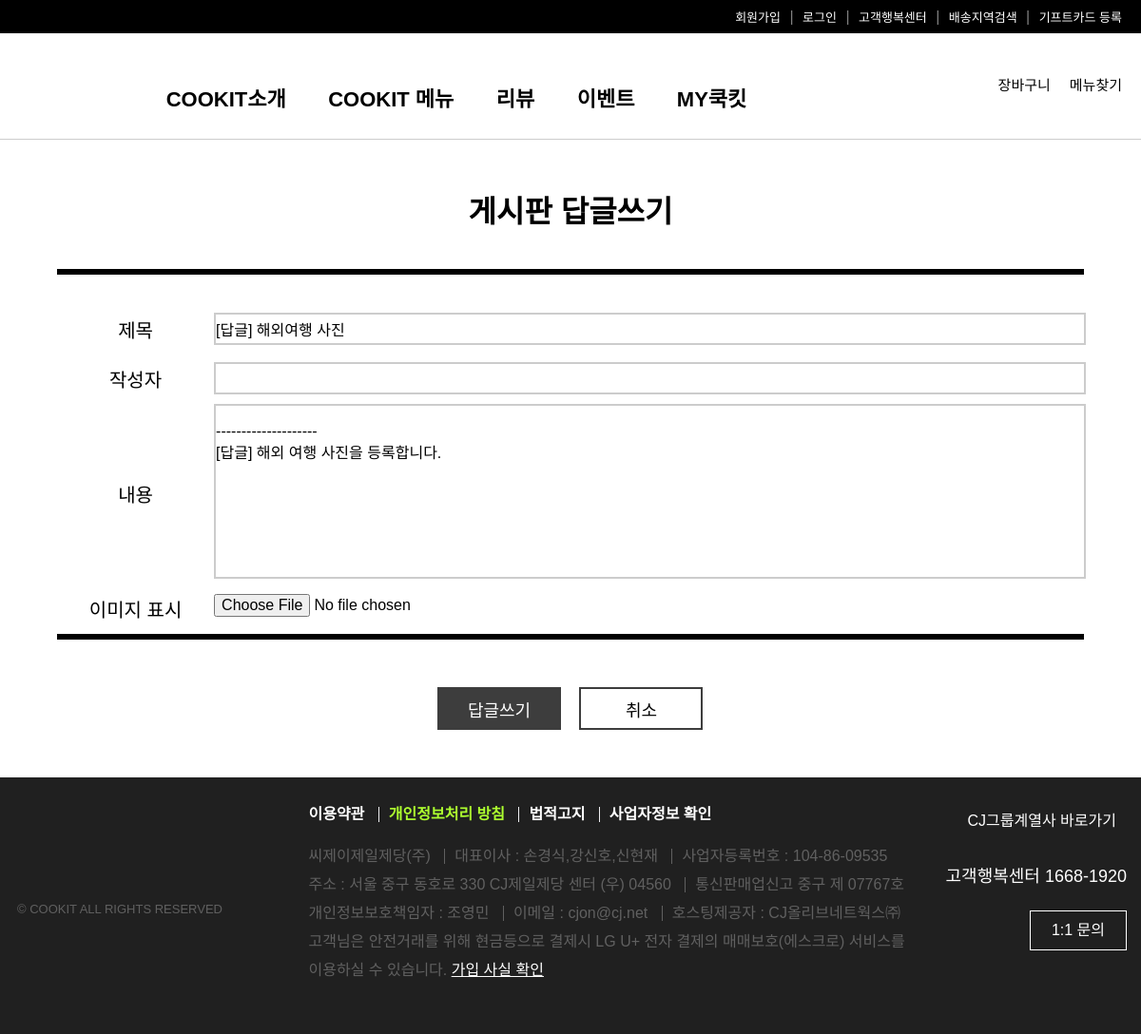
The page /freeBoard/1/1/1/28/fboardReply on the database as committed earlier.
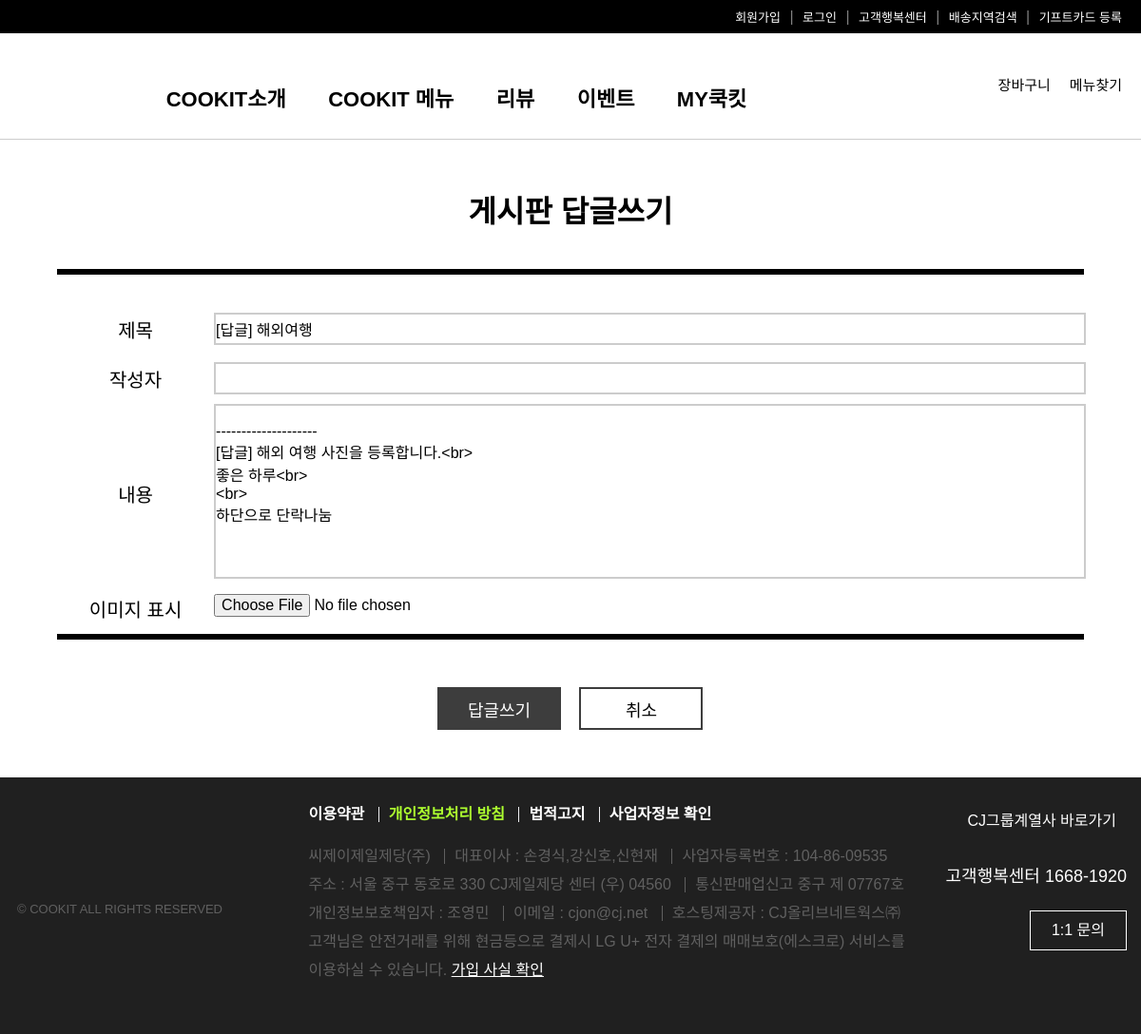
The same page on the database as committed later.
### freeBoard/models.py (models this page shows, shortened)
class Fboard(models.Model):
    b_no = models.AutoField(primary_key=True)
    member = models.ForeignKey(Member,on_delete=models.DO_NOTHING,null=True)
    b_title = models.CharField(max_length=1000)
    b_content = models.TextField()
    b_date = models.DateTimeField(default=datetime.now(),blank=True)
    b_group = models.IntegerField(default=0)
    b_step = models.IntegerField(default=0)
    b_indent = models.IntegerField(default=0)
    b_hit = models.IntegerField(default=1)
    b_file = models.ImageField(blank=True)

### freeBoard/views.py (the view, shortened to what this page needs)
# urls.py: path('<int:nowpage>/<str:category>/<str:sword>/<str:b_no>/fboardReply',views.fboardReply,name="fboardReply"),
def fboardReply(request,nowpage,category,sword,b_no):
    if request.method == 'GET':
        qs = Fboard.objects.get(b_no=b_no)
        context = {"fboard":qs,"nowpage":nowpage,"category":category,"sword":sword}
        print("views :",b_no)
        return render(request,'fboardReply.html',context)
    return

### freeBoard/templates/fboardReply.html (shortened to what this page needs)
{% load static %}
<!DOCTYPE html>
<html lang="ko">
<head>
  <link rel="stylesheet" href="{% static 'css/style.css' %}">
  <link rel="stylesheet" href="{% static 'css/write.css' %}">
</head>
<body>
  <header>
    <ul>
      <li>회원가입</li> <span>|</span>
      <li>로그인</li> <span>|</span>
      <li>고객행복센터</li> <span>|</span>
      <li>배송지역검색</li> <span>|</span>
      <li>기프트카드 등록</li>
    </ul>
  </header>
  <nav>
    <div class="logo"></div>
    <div id="search">
      <div class="search"></div><br>
      <span>메뉴찾기</span>
    </div>
    <div id="cart">
      <div class="cart"></div><br>
      <span>장바구니</span>
    </div>
    <div class="nav-menu">
      <ul>
        <li>COOKIT소개</li>
        <li>COOKIT 메뉴</li>
        <li>리뷰</li>
        <li>이벤트</li>
        <li>MY쿡킷</li>
      </ul>
    </div>
  </nav>
  <section>
    <h1>게시판 답글쓰기</h1>
    <hr>
    <form action="{% url 'freeBoard:fboardReply' nowpage category sword fboard.b_no %}" name="write" method="post" enctype="multipart/form-data">
      <table>
        <colgroup>
          <col width="15%">
          <col width="85%">
        </colgroup>
        <tr>
          <th>제목</th>
          <td>
            <input type="text" name="title" id="title" value="[답글] {{ fboard.b_title}}">
          </td>
        </tr>
        <tr>
          <th>작성자</th>
          <td>
            <input type="text" name="id" value="{{request.session.session_id }}" readonly >
          </td>
        </tr>
        <tr>
          <th>내용</th>
          <td>
            <textarea name="content" cols="50" rows="10">
--------------------
[답글] {{fboard.b_content}}</textarea>
          </td>
        </tr>
        <tr>
          <th>이미지 표시</th>
          <td>
            <input type="file" name="file" id="file">
          </td>
        </tr>
      </table>
      <hr>
      <div class="button-wrapper">
        <button type="button" onclick="replyBtn()" class="write">답글쓰기</button>
        <button type="button" onclick="cancelBtn()" class="cancel">취소</button>
      </div>
    </form>
  </section>
  <footer>
    <div class="wrapper">
      <div class="footer-left">
        <div class="footer-logo"></div>
        <div class="copyright">© COOKIT ALL RIGHTS RESERVED</div>
      </div>
      <div class="footer-center">
        <ul class="footer-nav">
          <li class="first-list">이용약관</li>
          <li class="green">개인정보처리 방침</li>
          <li>법적고지</li>
          <li>사업자정보 확인</li>
        </ul>
        <ul class="footer-info">
          <li class="first-list">씨제이제일제당(주)</li>
          <li>대표이사 : 손경식,강신호,신현재</li>
          <li>사업자등록번호 : 104-86-09535</li>
          <li class="first-list">주소 : 서울 중구 동호로 330 CJ제일제당 센터 (우) 04560</li>
          <li>통신판매업신고 중구 제 07767호</li>
          <li class="first-list">개인정보보호책임자 : 조영민</li>
          <li>이메일 : cjon@cj.net</li>
          <li>호스팅제공자 : CJ올리브네트웍스㈜</li>
        </ul>
        <div id="check">고객님은 안전거래를 위해 현금등으로 결제시 LG U+ 전자 결제의 매매보호(에스크로) 서비스를 이용하실 수 있습니다. <span class="check">가입 사실 확인</span></div>
      </div>
      <div class="footer-right">
        <div id="shortcut">
          <span>CJ그룹계열사 바로가기</span>
          <div class="shortcut"></div>
        </div>
        <div class="call">고객행복센터 1668-1920</div>
        <div class="inquery">1:1 문의</div>
      </div>
    </div>
  </footer>
</body>
</html>

Rows that differ between the two databases and show on the page:
changed Fboard: title "[답글] 해외여행 사진" → "[답글] 해외여행"; content "-------------------- [답글] 해외 여행 사진을 등록합니다." → "-------------------- [답글] 해외 여행 사진을 등록합니다.<br> 좋은 하루<br> <br> 하단으로 단락나눔"
